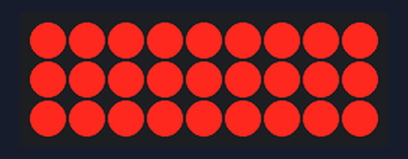
The sketch below on a simulated Arduino Uno, built with avr-gcc and run on an emulated ATmega328P. On the bench: 9×3 LED matrix. Wiring (inferred from the names in the program): LED matrix (orientation assumed): rows A4, A5, A3; columns pin 3, pin 5, pin 6, pin 7, pin 8, pin 9, pin 10, pin 11, pin 12.

Above: at 54.0 s.

The sketch:

led_cube_3x3x3.ino
```cpp
int leds[3][3];
int buffer[3][3][3];
int newFrame[3][3][3];
int framerate = 100;
int persistencerate = 20;

void setup()
{
  leds[0][0] = 3;    // PWM
  leds[0][1] = 7;
  leds[0][2] = 5;    // PWM
  leds[1][0] = 8;
  leds[1][1] = 6;    // PWM
  leds[1][2] = 12;
  leds[2][0] = 9;    // PWM
  leds[2][1] = 10;   // PWM
  leds[2][2] = 11;   // PWM

  pinMode(leds[0][0], OUTPUT);  // back-left
  pinMode(leds[0][1], OUTPUT);  // back-center
  pinMode(leds[0][2], OUTPUT);  // back-right
  pinMode(leds[1][0], OUTPUT);  // mid-left
  pinMode(leds[1][1], OUTPUT);  // mid-center
  pinMode(leds[1][2], OUTPUT);  // mid-right
  pinMode(leds[2][0], OUTPUT);  // front-left
  pinMode(leds[2][1], OUTPUT);  // front-center
  pinMode(leds[2][2], OUTPUT);  // front-right

  pinMode(A3, OUTPUT);          // GND, top layer
  pinMode(A4, OUTPUT);          // GND, middle layer
  pinMode(A5, OUTPUT);          // GND, bottom layer

  for (int i = 0; i < 3; i++)
    for (int j = 0; j < 3; j++)
      for (int k = 0; k < 3; k++)
      {
        buffer[i][j][k] = 0;
        newFrame[i][j][k] = 0;
      }
}

void displayLeds()
{
  // first layer
  displayTop(HIGH);
  delay(persistencerate);
  displayTop(LOW);
  displayMiddle(HIGH);
  delay(persistencerate);
  displayMiddle(LOW);
  displayBottom(HIGH);
  delay(persistencerate);
  displayBottom(LOW);
}

void displayTop(uint8_t sig)
{
  for (int i = 0; i < 3; i++)
  {
    for (int j = 0; j < 3; j++)
    {
      if (sig == LOW || buffer[i][j][0] == 0)
        digitalWrite(leds[i][j], LOW);
      else
        digitalWrite(leds[i][j], HIGH);
    }
  }
  digitalWrite(A3, LOW);
  digitalWrite(A4, HIGH);
  digitalWrite(A5, HIGH);
}

void displayMiddle(uint8_t sig)
{
  for (int i = 0; i < 3; i++)
  {
    for (int j = 0; j < 3; j++)
    {
      if (sig == LOW || buffer[i][j][1] == 0)
        digitalWrite(leds[i][j], LOW);
      else
        digitalWrite(leds[i][j], HIGH);
    }
  }
  digitalWrite(A3, HIGH);
  digitalWrite(A4, LOW);
  digitalWrite(A5, HIGH);
}

void displayBottom(uint8_t sig)
{
  for (int i = 0; i < 3; i++)
  {
    for (int j = 0; j < 3; j++)
    {
      if (sig == LOW || buffer[i][j][2] == 0)
        digitalWrite(leds[i][j], LOW);
      else
        digitalWrite(leds[i][j], HIGH);
    }
  }
  digitalWrite(A3, HIGH);
  digitalWrite(A4, HIGH);
  digitalWrite(A5, LOW);
}

// where the magic happens
void updateFrame()
{
  for (int i = 0; i < 3; i++)
    for (int j = 0; j < 3; j++)
      for (int k = 0; k < 3; k++)
        newFrame[i][j][k] = 1;
}

void updateBuffer()
{
  for (int i = 0; i < 3; i++)
    for (int j = 0; j < 3; j++)
      for (int k = 0; k < 3; k++)
        buffer[i][j][k] = newFrame[i][j][k];
}

void loop()
{
  updateFrame();

  updateBuffer();

  displayLeds();

  delay(framerate);
}
```
